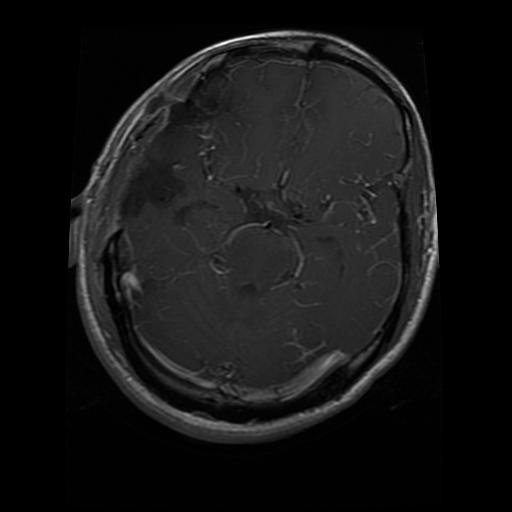
#> input picture backend/samples/sample_glioma.jpg, 512 x 512 px
$ python -i preprocessor.py   (imports and definitions only)
#> lines starting #> are read from the running program, lines starting #| are printed output that depends on the picture; after the words box and inside, x2 and y2 are one past the last pixel; in counts of white or black regions, pixels touching at a corner belong together
"""
NeuroGuide AI - Brain MRI Preprocessing Pipeline

Implements clinical-grade MRI preprocessing:
1. Grayscale conversion & Gaussian smoothing (5x5).
2. Otsu automatic thresholding.
3. Skull perimeter contour detection & extreme coordinate cropping.
4. Bilinear/bicubic spatial standardization (224x224).
5. CLAHE (Contrast Limited Adaptive Histogram Equalization) contrast calibration.
6. ImageNet normalization & PyTorch FloatTensor generation.
"""

from __future__ import annotations

from pathlib import Path
from typing import Dict, Optional, Tuple, Union
import cv2
import numpy as np
from PIL import Image

try:
    import torch
    TORCH_AVAILABLE = True
except (ImportError, OSError):
    TORCH_AVAILABLE = False

from backend.app.config import (
    IMAGE_SIZE,
    IMAGENET_MEAN,
    IMAGENET_STD,
    CLAHE_CLIP_LIMIT,
    CLAHE_TILE_GRID_SIZE,
    BLUR_KERNEL_SIZE,
    CONTOUR_MIN_AREA_RATIO,
    CONTOUR_PADDING_PERCENT,
)


class BrainMRIPreprocessor:
    """
    Standardized, reproducible preprocessing pipeline for Brain MRI scans.
    """

    def __init__(
        self,
        target_size: int = IMAGE_SIZE,
        clahe_clip_limit: float = CLAHE_CLIP_LIMIT,
        clahe_tile_grid_size: Tuple[int, int] = CLAHE_TILE_GRID_SIZE,
        blur_kernel: Tuple[int, int] = BLUR_KERNEL_SIZE,
        min_area_ratio: float = CONTOUR_MIN_AREA_RATIO,
        padding_ratio: float = CONTOUR_PADDING_PERCENT,
    ):
        self.target_size = target_size
        self.clahe_clip_limit = clahe_clip_limit
        self.clahe_tile_grid_size = clahe_tile_grid_size
        self.blur_kernel = blur_kernel
        self.min_area_ratio = min_area_ratio
        self.padding_ratio = padding_ratio

        self.clahe = cv2.createCLAHE(
            clipLimit=self.clahe_clip_limit,
            tileGridSize=self.clahe_tile_grid_size,
        )

        self.imagenet_mean = np.array(IMAGENET_MEAN, dtype=np.float32).reshape(1, 1, 3)
        self.imagenet_std = np.array(IMAGENET_STD, dtype=np.float32).reshape(1, 1, 3)

    def crop_skull_contour(
        self,
        image_bgr: np.ndarray,
    ) -> Tuple[np.ndarray, Tuple[int, int, int, int]]:
        """
        Detects cranial perimeter and crops redundant dark canvas background.

        Args:
            image_bgr: BGR or Grayscale uint8 numpy image.

        Returns:
            cropped_image: Cropped BGR image.
            bbox: (x_min, y_min, x_max, y_max) bounding box coordinates.
        """
        h, w = image_bgr.shape[:2]
        total_area = h * w

        # Convert to grayscale
        if len(image_bgr.shape) == 3:
            gray = cv2.cvtColor(image_bgr, cv2.COLOR_BGR2GRAY)
        else:
            gray = image_bgr.copy()
            image_bgr = cv2.cvtColor(gray, cv2.COLOR_GRAY2BGR)

        # Gaussian smoothing to suppress sensor speckle noise
        blurred = cv2.GaussianBlur(gray, self.blur_kernel, 0)

        # Otsu automatic thresholding
        _, thresh = cv2.threshold(blurred, 0, 255, cv2.THRESH_BINARY + cv2.THRESH_OTSU)

        # Morphological opening/closing to bridge small skull discontinuities
        kernel = cv2.getStructuringElement(cv2.MORPH_ELLIPSE, (3, 3))
        thresh = cv2.morphologyEx(thresh, cv2.MORPH_OPEN, kernel, iterations=1)
        thresh = cv2.morphologyEx(thresh, cv2.MORPH_CLOSE, kernel, iterations=1)

        # Find external contours
        contours, _ = cv2.findContours(thresh, cv2.RETR_EXTERNAL, cv2.CHAIN_APPROX_SIMPLE)

        if not contours:
            # Fallback to full image if no contour detected
            return image_bgr, (0, 0, w, h)

        # Largest external contour corresponds to the cranium
        largest_contour = max(contours, key=cv2.contourArea)
        contour_area = cv2.contourArea(largest_contour)

        # If detected contour is too minuscule (e.g. noise artifact), avoid over-cropping
        if contour_area < (total_area * self.min_area_ratio):
            return image_bgr, (0, 0, w, h)

        # Extract extreme coordinates
        x_min = int(largest_contour[:, :, 0].min())
        x_max = int(largest_contour[:, :, 0].max())
        y_min = int(largest_contour[:, :, 1].min())
        y_max = int(largest_contour[:, :, 1].max())

        # Add fractional margin padding
        pad_x = int(w * self.padding_ratio)
        pad_y = int(h * self.padding_ratio)

        x_min = max(0, x_min - pad_x)
        y_min = max(0, y_min - pad_y)
        x_max = min(w, x_max + pad_x)
        y_max = min(h, y_max + pad_y)

        # Safety check: ensure positive width and height
        if (x_max - x_min) < 20 or (y_max - y_min) < 20:
            return image_bgr, (0, 0, w, h)

        cropped = image_bgr[y_min:y_max, x_min:x_max]
        return cropped, (x_min, y_min, x_max, y_max)

    def apply_clahe(self, image_bgr: np.ndarray) -> np.ndarray:
        """
        Applies Contrast Limited Adaptive Histogram Equalization.

        Transforms BGR image to LAB color space, equalizes the L (Luminance) channel,
        and converts back to BGR. This preserves anatomical tissue gradient without
        distorting color balance or introducing artificial saturation.

        Args:
            image_bgr: BGR uint8 numpy array.

        Returns:
            clahe_bgr: Contrast-normalized BGR image.
        """
        if len(image_bgr.shape) == 2:
            return self.clahe.apply(image_bgr)

        # Convert to LAB space
        lab = cv2.cvtColor(image_bgr, cv2.COLOR_BGR2LAB)
        l_channel, a_channel, b_channel = cv2.split(lab)

        # Apply CLAHE exclusively to luminance
        equalized_l = self.clahe.apply(l_channel)

        # Re-merge and convert back to BGR
        merged_lab = cv2.merge((equalized_l, a_channel, b_channel))
        return cv2.cvtColor(merged_lab, cv2.COLOR_LAB2BGR)

    def resize(
        self,
        image_bgr: np.ndarray,
        interpolation: int = cv2.INTER_CUBIC,
    ) -> np.ndarray:
        """
        Standardizes image resolution to (target_size, target_size).
        """
        return cv2.resize(image_bgr, (self.target_size, self.target_size), interpolation=interpolation)

    def normalize(self, image_rgb: np.ndarray) -> np.ndarray:
        """
        Normalizes RGB image to [0, 1] then applies ImageNet mean/std scaling.

        Args:
            image_rgb: RGB uint8 numpy array in range [0, 255].

        Returns:
            normalized_float32: Standardized float32 numpy array.
        """
        image_float = image_rgb.astype(np.float32) / 255.0
        normalized = (image_float - self.imagenet_mean) / self.imagenet_std
        return normalized

    def preprocess_image(
        self,
        image_input: Union[str, np.ndarray, Image.Image, bytes],
        crop_skull: bool = True,
        use_clahe: bool = True,
        return_intermediates: bool = False,
    ) -> Union[np.ndarray, Dict[str, Union[np.ndarray, Tuple[int, int, int, int]]]]:
        """
        Full end-to-end numpy preprocessing pipeline.

        Args:
            image_input: Filepath string, numpy array, PIL Image, or raw image bytes.
            crop_skull: Whether to detect and crop skull contour.
            use_clahe: Whether to apply CLAHE contrast equalization.
            return_intermediates: If True, returns dict with each stage's output.

        Returns:
            If return_intermediates is False:
                preprocessed_rgb: Normalized float32 array (target_size, target_size, 3).
            If return_intermediates is True:
                Dictionary with intermediate visual representations for inspection/UI.
        """
        # Load / convert input into BGR uint8 numpy array
        raw_bgr = self._load_to_bgr(image_input)

        # 1. Skull Stripping & Extreme Contour Cropping
        if crop_skull:
            cropped_bgr, bbox = self.crop_skull_contour(raw_bgr)
        else:
            cropped_bgr = raw_bgr.copy()
            bbox = (0, 0, raw_bgr.shape[1], raw_bgr.shape[0])

        # 2. Dimension Standardisation
        resized_bgr = self.resize(cropped_bgr)

        # 3. Contrast Normalization (CLAHE)
        if use_clahe:
            clahe_bgr = self.apply_clahe(resized_bgr)
        else:
            clahe_bgr = resized_bgr.copy()

        # Convert to RGB
        rgb_uint8 = cv2.cvtColor(clahe_bgr, cv2.COLOR_BGR2RGB)

        # 4. ImageNet Normalization
        normalized_rgb = self.normalize(rgb_uint8)

        if not return_intermediates:
            return normalized_rgb

        return {
            "raw_bgr": raw_bgr,
            "raw_rgb": cv2.cvtColor(raw_bgr, cv2.COLOR_BGR2RGB),
            "cropped_bgr": cropped_bgr,
            "cropped_rgb": cv2.cvtColor(cropped_bgr, cv2.COLOR_BGR2RGB),
            "resized_bgr": resized_bgr,
            "clahe_bgr": clahe_bgr,
            "preprocessed_uint8_rgb": rgb_uint8,
            "normalized_rgb": normalized_rgb,
            "crop_bbox": bbox,
        }

    def to_tensor(
        self,
        image_input: Union[str, np.ndarray, Image.Image, bytes],
        add_batch_dim: bool = True,
        crop_skull: bool = True,
        use_clahe: bool = True,
    ) -> "torch.Tensor":
        """
        Executes preprocessing and returns a PyTorch FloatTensor.

        Returns:
            Tensor of shape (1, 3, target_size, target_size) if add_batch_dim is True,
            or (3, target_size, target_size) if False.
        """
        if not TORCH_AVAILABLE:
            raise ImportError("PyTorch is required for to_tensor(). Please install torch.")

        normalized_rgb = self.preprocess_image(
            image_input,
            crop_skull=crop_skull,
            use_clahe=use_clahe,
            return_intermediates=False,
        )

        # HWC (224, 224, 3) -> CHW (3, 224, 224)
        chw = np.transpose(normalized_rgb, (2, 0, 1)).astype(np.float32)
        tensor = torch.from_numpy(chw)

        if add_batch_dim:
            tensor = tensor.unsqueeze(0)

        return tensor

    def _load_to_bgr(self, image_input: Union[str, Path, np.ndarray, Image.Image, bytes]) -> np.ndarray:
        """
        Helper to convert various input formats into standardized BGR uint8 array.
        """
        if isinstance(image_input, (str, Path)):
            img = cv2.imread(str(image_input))
            if img is None:
                raise ValueError(f"Unable to read image at path: {image_input}")
            return img

        elif isinstance(image_input, bytes):
            nparr = np.frombuffer(image_input, np.uint8)
            img = cv2.imdecode(nparr, cv2.IMREAD_COLOR)
            if img is None:
                raise ValueError("Unable to decode image bytes into valid image.")
            return img

        elif isinstance(image_input, Image.Image):
            rgb_arr = np.array(image_input.convert("RGB"))
            return cv2.cvtColor(rgb_arr, cv2.COLOR_RGB2BGR)

        elif isinstance(image_input, np.ndarray):
            if image_input.dtype != np.uint8:
                if image_input.max() <= 1.0:
                    image_input = (image_input * 255.0).astype(np.uint8)
                else:
                    image_input = image_input.astype(np.uint8)

            if len(image_input.shape) == 2:
                return cv2.cvtColor(image_input, cv2.COLOR_GRAY2BGR)
            elif len(image_input.shape) == 3:
                if image_input.shape[2] == 1:
                    return cv2.cvtColor(image_input, cv2.COLOR_GRAY2BGR)
                elif image_input.shape[2] == 4:
                    return cv2.cvtColor(image_input, cv2.COLOR_BGRA2BGR)
                return image_input
            raise ValueError(f"Unsupported numpy image shape: {image_input.shape}")

        raise TypeError(f"Unsupported image input type: {type(image_input)}")

>>> import cv2
>>> picture = cv2.imread('../../samples/sample_glioma.jpg')
#> picture is the input picture: shape (512, 512, 3); min 0, max 255, mean 21.3
>>> result = BrainMRIPreprocessor().preprocess_image(picture)
#> in crop_skull_contour, `_, thresh = cv2.threshold(blurred, 0, 255, cv2.THRESH_BINARY + cv2.THR..`:
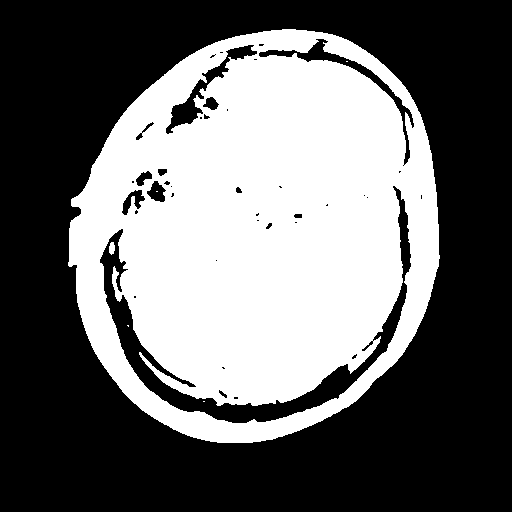
#> thresh: shape (512, 512); 41.1% white; 6 white regions (4 under 20 px), largest, box (x1, y1, x2, y2) and area: (68, 29, 440, 443) 107731, (109, 242, 115, 255) 61
#> in crop_skull_contour, `thresh = cv2.morphologyEx(thresh, cv2.MORPH_OPEN, kernel, iterations=1)`: thresh: shape (512, 512); 41.1% white; 2 white regions, box (x1, y1, x2, y2) and area: (68, 29, 440, 443) 107667, (109, 242, 115, 255) 59
#> in crop_skull_contour, `thresh = cv2.morphologyEx(thresh, cv2.MORPH_CLOSE, kernel, iterations=1)`:
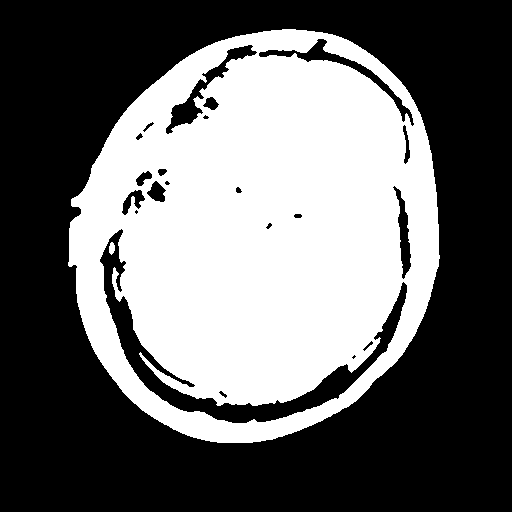
#> thresh: shape (512, 512); 41.2% white; 2 white regions
#> in crop_skull_contour, `contours, _ = cv2.findContours(thresh, cv2.RETR_EXTERNAL, cv2.CHAIN_AP..`: contours = 1 contour; box (x1, y1, x2, y2) and area: (68, 29, 440, 443) 119146
#> in crop_skull_contour, `largest_contour = max(contours, key=cv2.contourArea)`: largest_contour = contour of 520 points, box (x1, y1, x2, y2) (68, 29, 440, 443), area 119146
#> in crop_skull_contour, `contour_area = cv2.contourArea(largest_contour)`: contour_area = 119146.5
#> in crop_skull_contour, `x_min = int(largest_contour[:, :, 0].min())`: x_min = 68
#> in crop_skull_contour, `x_max = int(largest_contour[:, :, 0].max())`: x_max = 439
#> in crop_skull_contour, `y_min = int(largest_contour[:, :, 1].min())`: y_min = 29
#> in crop_skull_contour, `y_max = int(largest_contour[:, :, 1].max())`: y_max = 442
#> in crop_skull_contour, `x_min = max(0, x_min - pad_x)`: x_min = 63
#> in crop_skull_contour, `y_min = max(0, y_min - pad_y)`: y_min = 24
#> in crop_skull_contour, `x_max = min(w, x_max + pad_x)`: x_max = 444
#> in crop_skull_contour, `y_max = min(h, y_max + pad_y)`: y_max = 447
#> in crop_skull_contour, `cropped = image_bgr[y_min:y_max, x_min:x_max]`:
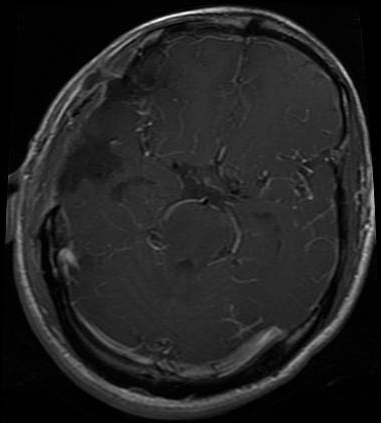
#> cropped: shape (423, 381, 3); min 0, max 255, mean 34.5
#> in preprocess_image, `cropped_bgr, bbox = self.crop_skull_contour(raw_bgr)`: bbox = (63, 24, 444, 447)
#> in resize, `return cv2.resize(image_bgr, (self.target_size, self.target_size), int..`:
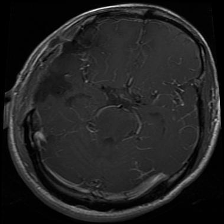
#> returned value: shape (224, 224, 3); min 0, max 254, mean 34.5
#> in apply_clahe, `lab = cv2.cvtColor(image_bgr, cv2.COLOR_BGR2LAB)`: lab: shape (224, 224, 3); mean of channels 0, 1, 2 35.7, 128, 128
#> in apply_clahe, `l_channel, a_channel, b_channel = cv2.split(lab)`: a_channel: shape (224, 224); every value is 128
#> in apply_clahe, `equalized_l = self.clahe.apply(l_channel)`:
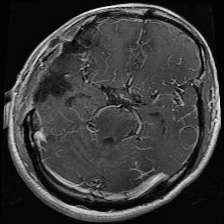
#> equalized_l: shape (224, 224); min 1, max 255, mean 58
#> in apply_clahe, `merged_lab = cv2.merge((equalized_l, a_channel, b_channel))`: merged_lab: shape (224, 224, 3); mean of channels 0, 1, 2 58, 128, 128
#> in normalize, `normalized = (image_float - self.imagenet_mean) / self.imagenet_std`:
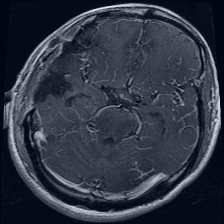
#> normalized: shape (224, 224, 3) float32; mean R, G, B -1.17, -1.07, -0.843; drawn with min black and max white

$ run again, on backend/samples/sample_meningioma.jpg
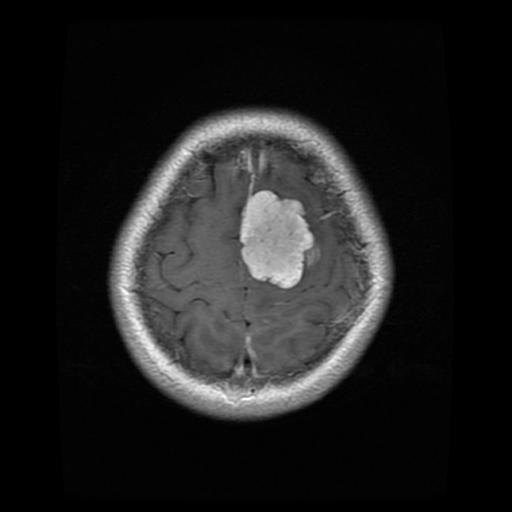
#> input picture backend/samples/sample_meningioma.jpg, 512 x 512 px
#> picture is the input picture: shape (512, 512, 3); min 0, max 255, mean 30.2
#> in crop_skull_contour, `thresh = cv2.morphologyEx(thresh, cv2.MORPH_CLOSE, kernel, iterations=1)`:
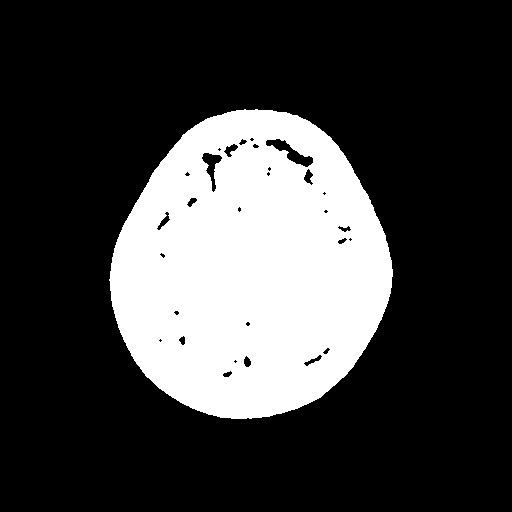
#> thresh: shape (512, 512); 24.8% white; 1 white region
#> contours = 1 contour; box (x1, y1, x2, y2) and area: (109, 109, 393, 419) 66136
#> largest_contour = contour of 456 points, box (x1, y1, x2, y2) (109, 109, 393, 419), area 66136
#> contour_area = 66136
#> in crop_skull_contour, `x_min = int(largest_contour[:, :, 0].min())`: x_min = 109
#> in crop_skull_contour, `x_max = int(largest_contour[:, :, 0].max())`: x_max = 392
#> in crop_skull_contour, `y_min = int(largest_contour[:, :, 1].min())`: y_min = 109
#> in crop_skull_contour, `y_max = int(largest_contour[:, :, 1].max())`: y_max = 418
#> in crop_skull_contour, `x_min = max(0, x_min - pad_x)`: x_min = 104
#> in crop_skull_contour, `x_max = min(w, x_max + pad_x)`: x_max = 397
#> in crop_skull_contour, `y_max = min(h, y_max + pad_y)`: y_max = 423
#> bbox = (104, 104, 397, 423)
#> lab: shape (224, 224, 3); mean of channels 0, 1, 2 86, 128, 128
#> a_channel: shape (224, 224); every value is 128
#> merged_lab: shape (224, 224, 3); mean of channels 0, 1, 2 96.1, 128, 128
#> in normalize, `normalized = (image_float - self.imagenet_mean) / self.imagenet_std`:
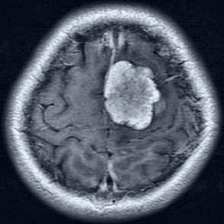
#> normalized: shape (224, 224, 3) float32; mean R, G, B -0.54, -0.422, -0.199; drawn with min black and max white

$ run again, on backend/samples/sample_notumor.jpg
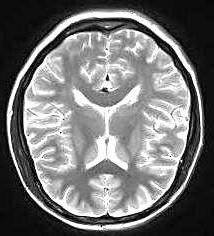
#> input picture backend/samples/sample_notumor.jpg, 214 x 236 px
#> picture is the input picture: shape (236, 214, 3); min 0, max 255, mean 115.5
#> in crop_skull_contour, `_, thresh = cv2.threshold(blurred, 0, 255, cv2.THRESH_BINARY + cv2.THR..`:
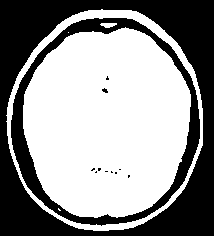
#> thresh: shape (236, 214); 57.4% white; 12 black regions (10 under 20 px), largest, box (x1, y1, x2, y2) and area: (0, 0, 214, 236) 16104, (11, 18, 200, 226) 5371
#> contours = 1 contour; box (x1, y1, x2, y2) and area: (6, 9, 203, 231) 34102
#> largest_contour = contour of 284 points, box (x1, y1, x2, y2) (6, 9, 203, 231), area 34102
#> contour_area = 34101.5
#> in crop_skull_contour, `x_min = int(largest_contour[:, :, 0].min())`: x_min = 6
#> in crop_skull_contour, `x_max = int(largest_contour[:, :, 0].max())`: x_max = 202
#> in crop_skull_contour, `y_min = int(largest_contour[:, :, 1].min())`: y_min = 9
#> in crop_skull_contour, `y_max = int(largest_contour[:, :, 1].max())`: y_max = 230
#> in crop_skull_contour, `x_min = max(0, x_min - pad_x)`: x_min = 4
#> in crop_skull_contour, `y_min = max(0, y_min - pad_y)`: y_min = 7
#> in crop_skull_contour, `x_max = min(w, x_max + pad_x)`: x_max = 204
#> in crop_skull_contour, `y_max = min(h, y_max + pad_y)`: y_max = 232
#> bbox = (4, 7, 204, 232)
#> lab: shape (224, 224, 3); mean of channels 0, 1, 2 130.9, 128, 128
#> a_channel: shape (224, 224); every value is 128
#> merged_lab: shape (224, 224, 3); mean of channels 0, 1, 2 121.8, 128, 128
#> in normalize, `normalized = (image_float - self.imagenet_mean) / self.imagenet_std`:
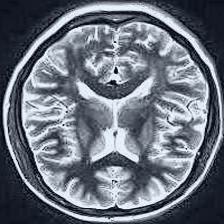
#> normalized: shape (224, 224, 3) float32; mean R, G, B -0.097, 0.0307, 0.252; drawn with min black and max white

$ run again, on backend/samples/sample_pituitary.jpg
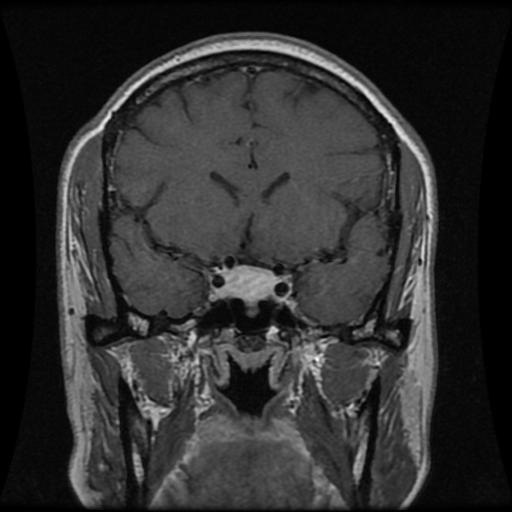
#> input picture backend/samples/sample_pituitary.jpg, 512 x 512 px
#> picture is the input picture: shape (512, 512, 3); min 0, max 255, mean 47.5
#> in crop_skull_contour, `thresh = cv2.morphologyEx(thresh, cv2.MORPH_CLOSE, kernel, iterations=1)`:
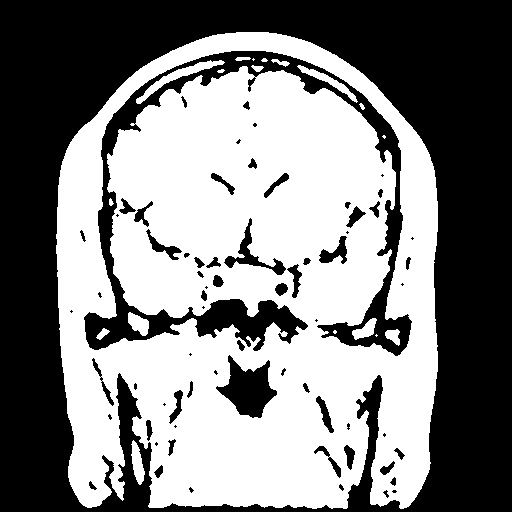
#> thresh: shape (512, 512); 51.2% white; 69 black regions (23 under 20 px)
#> contours = 2 contours; box (x1, y1, x2, y2) and area: (56, 32, 438, 509) 155430, (131, 440, 145, 485) 318
#> largest_contour = contour of 838 points, box (x1, y1, x2, y2) (56, 32, 438, 509), area 155430
#> contour_area = 155430.5
#> in crop_skull_contour, `x_min = int(largest_contour[:, :, 0].min())`: x_min = 56
#> in crop_skull_contour, `x_max = int(largest_contour[:, :, 0].max())`: x_max = 437
#> in crop_skull_contour, `y_min = int(largest_contour[:, :, 1].min())`: y_min = 32
#> in crop_skull_contour, `y_max = int(largest_contour[:, :, 1].max())`: y_max = 508
#> in crop_skull_contour, `x_min = max(0, x_min - pad_x)`: x_min = 51
#> in crop_skull_contour, `y_min = max(0, y_min - pad_y)`: y_min = 27
#> in crop_skull_contour, `x_max = min(w, x_max + pad_x)`: x_max = 442
#> in crop_skull_contour, `y_max = min(h, y_max + pad_y)`: y_max = 512
#> bbox = (51, 27, 442, 512)
#> lab: shape (224, 224, 3); mean of channels 0, 1, 2 67.4, 128, 128
#> a_channel: shape (224, 224); every value is 128
#> merged_lab: shape (224, 224, 3); mean of channels 0, 1, 2 98.4, 128, 128
#> in normalize, `normalized = (image_float - self.imagenet_mean) / self.imagenet_std`:
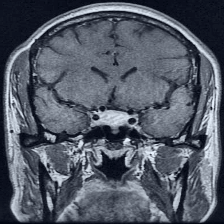
#> normalized: shape (224, 224, 3) float32; mean R, G, B -0.515, -0.396, -0.173; drawn with min black and max white
